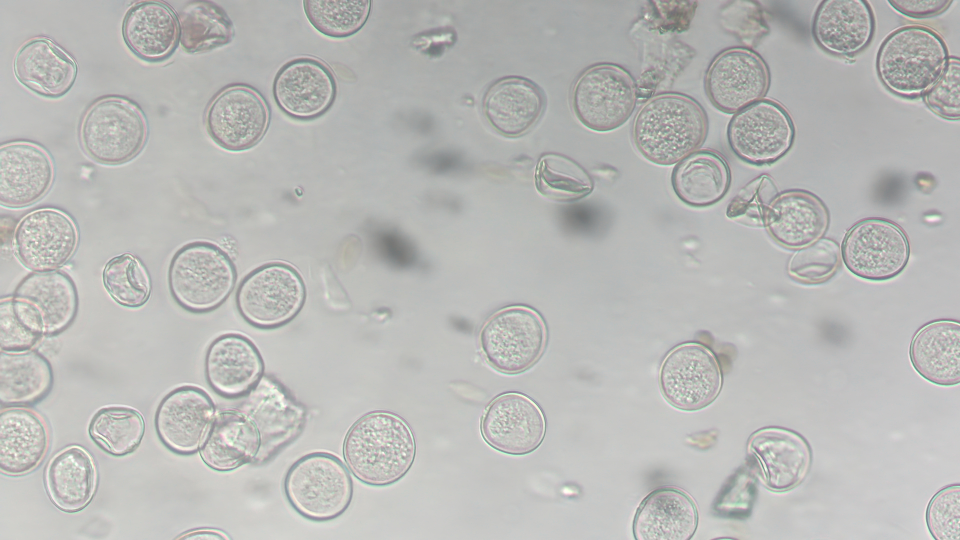
#> input picture JPEGs/kjevik_2020-06-25/Snap-245.jpg, 1920 x 1080 px (shown at 1/2 size); its folder holds 3 pictures in this run
$ python autogrouping.py
#> lines starting #> are read from the running program, lines starting #| are printed output that depends on the picture; long printed decimals are rounded
import os
from PIL import Image, ImageFilter, ImageChops
import numpy as np
from matplotlib import pyplot as plt
import skimage.filters

image_file_path = os.path.abspath(os.path.normpath("../JPEGs"))

# The beginning of an autogrouping algorithm, used to


def main():
    for dataset_folder in os.listdir(image_file_path):  # kjevik_2020-06-25
        dataset_folder_path = os.path.join(image_file_path, dataset_folder)

        # ['Snap-235.jpg', 'Snap-236.jpg', ...
        image_files = sorted([x for x in os.listdir(dataset_folder_path) if x.endswith(".jpg")])
        image_files = image_files[-80:]  # TODO: for testing

        mean_differences = []

        # calculate mean differences
        for image_name_a, image_name_b in zip(image_files, image_files[1:]):
            image_a: Image.Image = Image.open(os.path.join(dataset_folder_path, image_name_a))
#> image_a is the input picture: PIL image 1920x1080 RGB; mean R, G, B 185.3, 185.8, 183.4
            image_b: Image.Image = Image.open(os.path.join(dataset_folder_path, image_name_b))
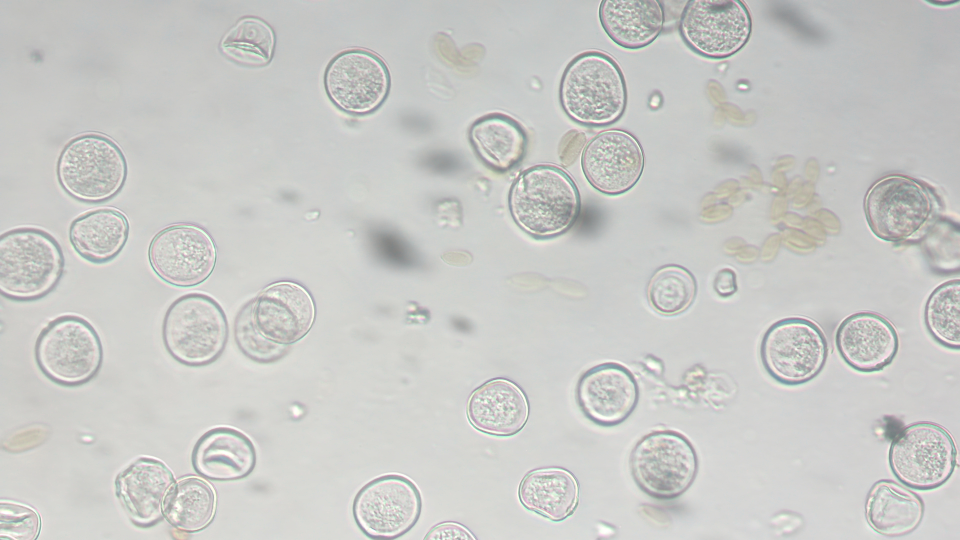
#> input picture JPEGs/kjevik_2020-06-25/Snap-266.jpg, 1920 x 1080 px (shown at 1/2 size)
#> image_b is the input picture: PIL image 1920x1080 RGB; mean R, G, B 201.5, 202.3, 199.4
            image_a = image_a.filter(ImageFilter.GaussianBlur(20))
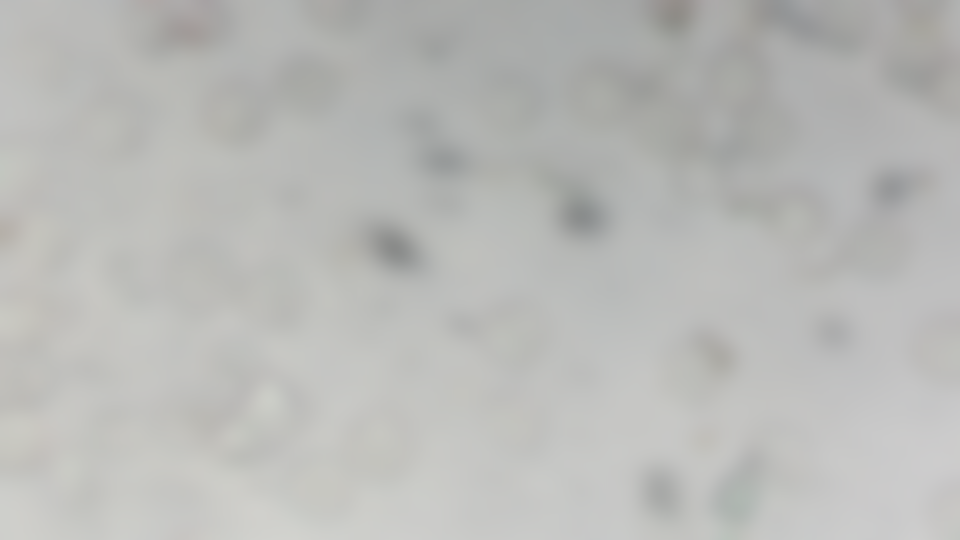
#> image_a: PIL image 1920x1080 RGB (shown at 1/2 size); mean R, G, B 185.3, 185.8, 183.4
            image_b = image_b.filter(ImageFilter.GaussianBlur(20))
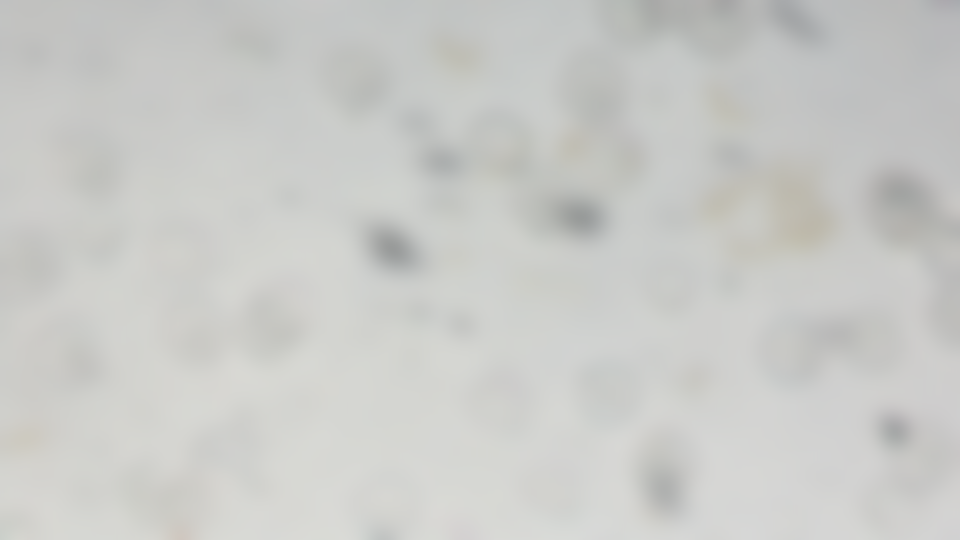
#> image_b: PIL image 1920x1080 RGB (shown at 1/2 size); mean R, G, B 201.5, 202.3, 199.4
            # print(image_name_a, image_name_b)
            # image_a.save("a.jpg")
            # image_b.save("b.jpg")
            image_diff = ImageChops.difference(image_a, image_b)
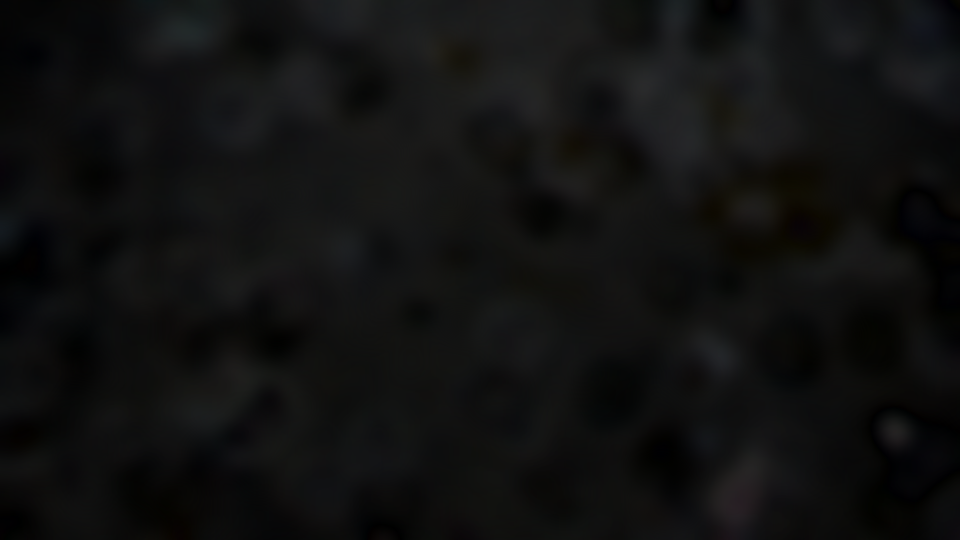
#> image_diff: PIL image 1920x1080 RGB (shown at 1/2 size); mean R, G, B 16.4, 16.7, 16.4
            # image_diff.save("diff.jpg")
            image_diff_arr = np.array(image_diff, dtype="float") / 255
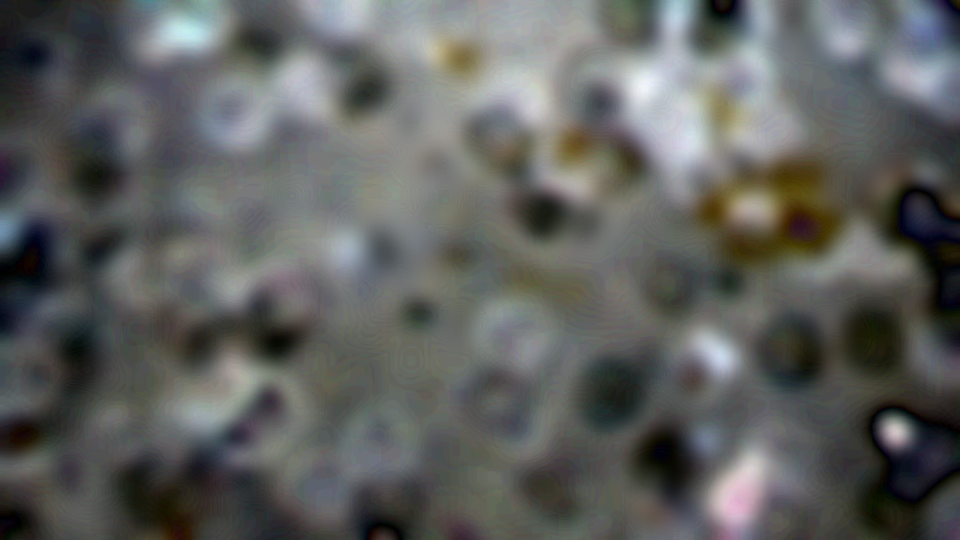
#> image_diff_arr: shape (1080, 1920, 3) float64 (shown at 1/2 size); mean R, G, B 0.0645, 0.0655, 0.0641; drawn with min black and max white
            mean_diff = image_diff_arr.mean()
#> mean_diff = 0.0647
            mean_differences.append(mean_diff)
            print(image_name_a, "=>", image_name_b, "mean difference is", mean_diff)
#| Snap-245.jpg => Snap-266.jpg mean difference is 0.0647
            # TODO: use Otsu's method to find the threshold that minimized intra-class variance
            #   note: minimizing intra-class variance is the same as maximizing inter-class variance
            if mean_diff > 0.01:
                print("I think I detected a grouping difference")

        # plot color differences
        plt.hist(mean_differences, bins=100)
        plt.show()
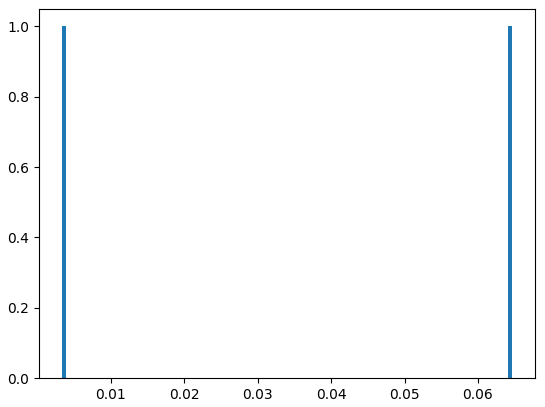
#> figure drawn by matplotlib, 1 panel
        print("\n========================\n")

        # use Otsu's method to find a good guess of threshold
        threshold = skimage.filters.threshold_otsu(np.array(mean_differences), nbins=100)
        print("Found optimal threshold with Otsu's method:", threshold)

        grouped_images = []
        working_group = []

        for i, (image_name_a, image_name_b) in enumerate(zip(image_files, image_files[1:])):
            mean_diff = mean_differences[i]
            print(image_name_a, "=>", image_name_b, "mean difference is", mean_diff)
            working_group.append(image_name_a)
            if mean_diff > threshold:
                print("I think I detected a grouping difference")
                grouped_images.append(working_group)
                working_group = []
        grouped_images.append(working_group)

        print(grouped_images)
        for group in grouped_images:
            print(group)
        break

    return
    image_files = sorted([x for x in os.listdir(image_file_path) if x.endswith(".jpg")])
    print(image_files)
    for image_name_a, image_name_b in zip(image_files, image_files[1:]):
        image_a: Image.Image = Image.open(os.path.join(image_file_path, image_name_a))
        image_b: Image.Image = Image.open(os.path.join(image_file_path, image_name_b))
        image_a = image_a.resize((480, 270)).filter(ImageFilter.GaussianBlur(10))
        image_b = image_b.resize((480, 270)).filter(ImageFilter.GaussianBlur(10))
        # print(image_name_a, image_name_b)
        # image_a.save("a.jpg")
        # image_b.save("b.jpg")
        image_diff = ImageChops.difference(image_a, image_b)
        # image_diff.save("diff.jpg")
        image_diff_arr = np.array(image_diff, dtype="float")/255
        mean_diff = image_diff_arr.mean()
        print(image_name_a, "=>", image_name_b, "mean difference is", mean_diff)
        # TODO: use Otsu's method to find the threshold that minimized intra-class variance
        #   note: minimizing intra-class variance is the same as maximizing inter-class variance
        if mean_diff > 0.01:
            print("I think I detected a grouping difference")
        # BTW: point matching algorithm:
        #   1. select a random point a (that is not on an edge). Find 5 nearest neighbors, b_1, .., b_5
        #   2. for each match, define xy-offset transformation a -> b_1: o_1, .., o_5
        #   3. for each offset o_i:
        #      a. transform all points by o_i
        #      b. calculate nearest neighbor for all points.
        #      c. calculate square distance between all points. sum it.
        #   4. the offset transformation that minimizes the sum square error is (probably) the correct offset
        #   5. Note: After the correct offset is found, can use the pairings to calculate best offset which
        #      minimizes the squared distance. That way, when using IoU later on, it's possible to calculate
        #      a better IoU on the transformed bounding box
        #   6. PPS: use the first image as the anchor, and offset all other images to the first image?
        # Alternatively: treat the problem as a balanced assignment problem and use the Hungarian algorithm
        #     will probably not work as the cost is a function of all points, which degrades computational complexity
        # Alternatively: select two points at random that have some distance between each other
        #     then, find 3 nearest neighbors for each point, and for the 3*3 possible combinations,
        #     calculate all affine transformations between those two points. Transform all points by those,
        #     then calculate the squared distance. Pros: will support scale and rotation. Cons: more computationally
        #     complex, and scaling and rotation might not be needed


if __name__ == '__main__':
    main()
